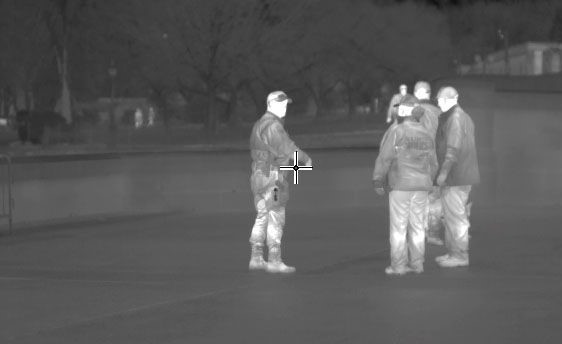
#> input picture AIThermometer/thermal_input_images/thermo1.jpg, 562 x 344 px, found by its file name
$ jupyter execute AIThermometer.ipynb
#> lines starting #> are read from the running program, lines starting #| are printed output that depends on the picture; after the words box and inside, x2 and y2 are one past the last pixel; in counts of white or black regions, pixels touching at a corner belong together
#> further down, img1 is the input picture: shape (344, 562, 3); mean B, G, R 89.6, 89.6, 89.6
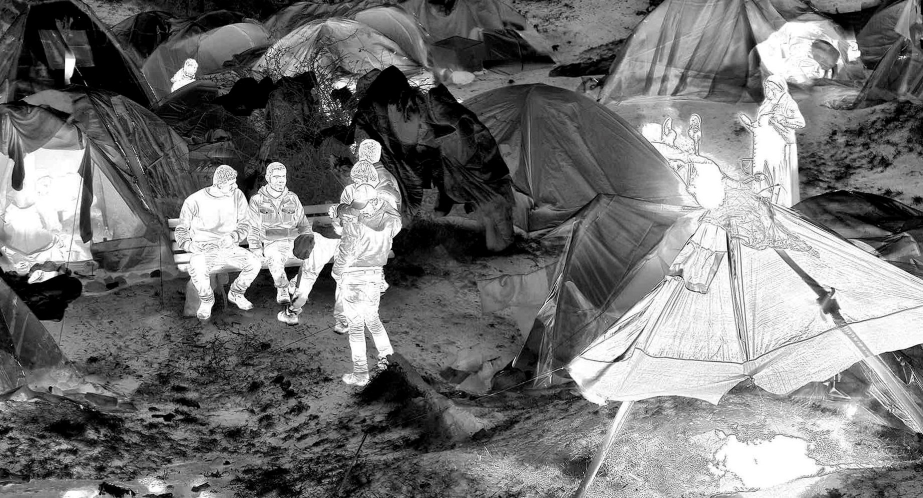
#> input picture AIThermometer/thermal_input_images/thermo2.jpg, 1846 x 996 px, found by its file name (shown at 1/2 size)
#> further down, img is the input picture: shape (996, 1846, 3); mean B, G, R 115.9, 115.9, 115.9
<a href="https://colab.research.google.com/github/rvssridatta/OpenCV/blob/main/AIThermometer/AIThermometer.ipynb" target="_parent"></a>

[cell 1]
import os
import numpy as np
import cv2

[cell 2]
base_dir = '/content'#'Computer Vision Projects/Thermal Screening Project/'
threshold = 200
area_of_box = 700        # 3000 for img input
min_temp = 102           # in fahrenheit
font_scale_caution = 1   # 2 for img input
font_scale_temp = 0.7    # 1 for img input

[cell 3]
def convert_to_temperature(pixel_avg):
  return pixel_avg/2.25

[cell 4]
def process_frame(frame):


  frame = cv2.cvtColor(frame,cv2.COLOR_BGR2RGB)
  heatmap_gray = cv2.cvtColor(frame, cv2.COLOR_RGB2GRAY)
  heatmap = cv2.applyColorMap(heatmap_gray, cv2.COLORMAP_HOT)
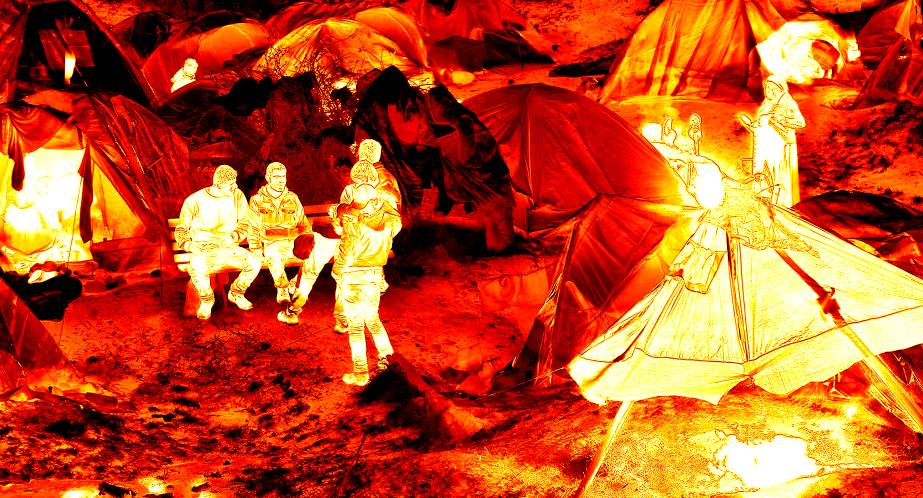
#> heatmap: shape (996, 1846, 3) (shown at 1/2 size); mean B, G, R 33.4, 80.1, 193

  #binary threshold
  _, binary_thresh = cv2.threshold(heatmap_gray, threshold, 255, cv2.THRESH_BINARY)
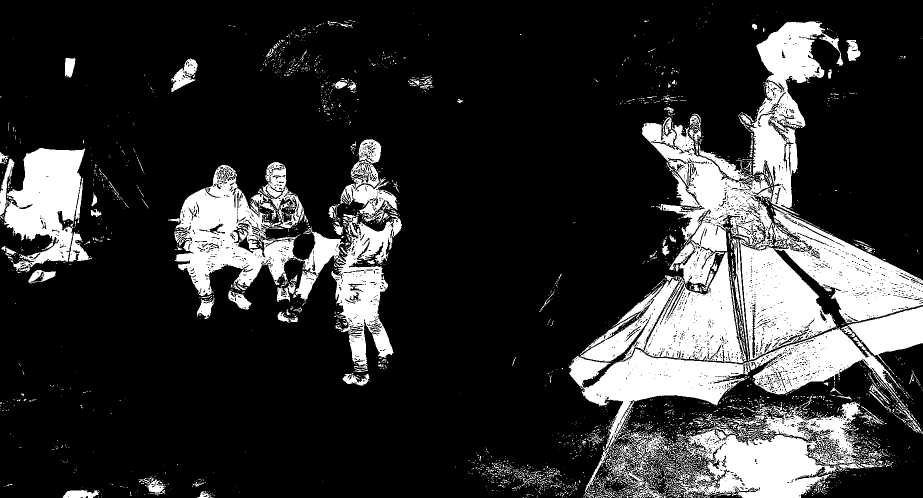
#> binary_thresh: shape (996, 1846) (shown at 1/2 size); 19.7% white; 3254 white regions (2995 under 20 px), largest, box (x1, y1, x2, y2) and area: (1284, 43, 1687, 722) 81725, (1137, 504, 1812, 996) 74096, (337, 330, 804, 741) 51809

  #image opening: erosion followed by dilation
  kernel = np.ones((3,3), np.uint8)
  image_erosion = cv2.erode(binary_thresh, kernel, iterations=1)
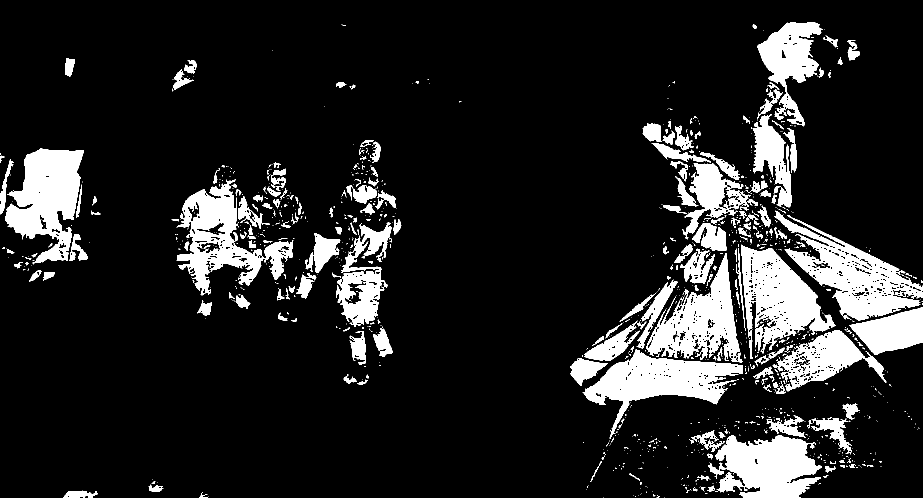
#> image_erosion: shape (996, 1846) (shown at 1/2 size); 13.4% white; 1112 white regions (882 under 20 px), largest, box (x1, y1, x2, y2) and area: (1548, 421, 1846, 642) 21406, (10, 297, 168, 529) 20736, (1165, 699, 1486, 878) 20046
  image_opening = cv2.dilate(image_erosion, kernel, iterations=1)
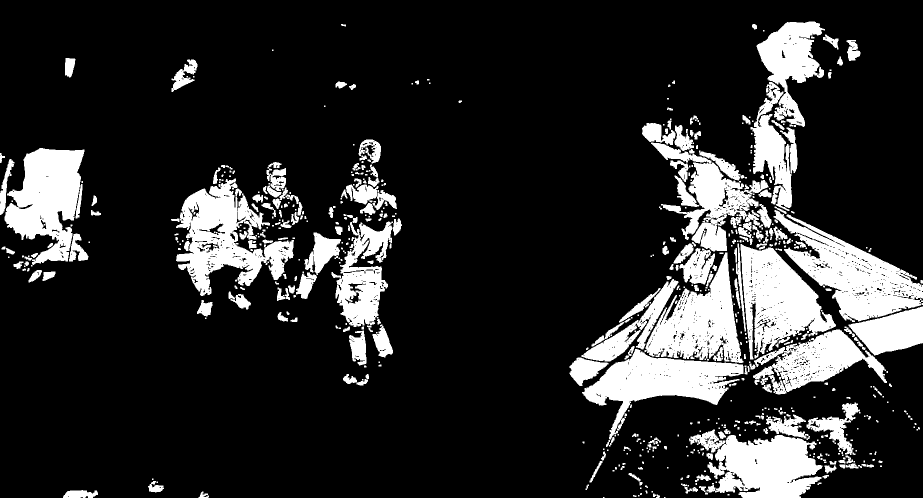
#> image_opening: shape (996, 1846) (shown at 1/2 size); 17% white; 623 white regions (288 under 20 px)

  #get contours from the image obatined by opening operation
  contours, _ = cv2.findContours(image_opening,1,2)
#> contours = 1827 contours, 1442 with area under 20; largest, box (x1, y1, x2, y2) and area: (1547, 420, 1846, 644) 26350, (352, 357, 588, 592) 25328, (1481, 488, 1672, 719) 22966, (9, 296, 169, 533) 22294, (1378, 859, 1645, 996) 21962

  image_with_rectangles =np.copy(heatmap)


  for contour in contours:
    #rectangle over each contour
    x, y, w, h = cv2.boundingRect(contour)

    #pass if the area of rectangle is not large enough
    if (w)*(h) < area_of_box:
      # print("import pdb;pdb.set_trace()")
      continue

    #mask is boolean type of matrix.
    mask = np.zeros_like(heatmap_gray)
    cv2.drawContours(mask, contour, -1, 255, -1)
    # import pdb;pdb.set_trace()

    #mean of only those pixels which are in blocks and not the whole rectangel selected
    mean = convert_to_temperature(cv2.mean(heatmap_gray, mask=mask)[0])

    #colors for rectangles and textmin_area
    temperature = round(mean, 2)
    color = (0, 255, 0) if temperature < min_temp else (255, 255, 127)

    #callback funtion if the following condition is true
    if temperature >= min_temp:
      #callback function here
      cv2.putText(image_with_rectangles, "high temp detected!!!", (35,40),
                  cv2.FONT_HERSHEY_SIMPLEX, font_scale_caution, color, 2, cv2.LINE_AA)

    #DRAW rectangles for visualisation
    image_with_rectangles = cv2.rectangle(image_with_rectangles, (x,y),(x+w, y+h), color, 2)

    # write temperature for each reactangle
    cv2.putText(image_with_rectangles, "{} F".format(temperature), (x, y),
                cv2.FONT_HERSHEY_SIMPLEX, font_scale_temp, color, 2, cv2.LINE_AA)
#> this loop made 1827 passes
#> (x, y, w, h) on passes 3, 5, 6: (136, 991, 3, 4), (1266, 990, 7, 4), (1312, 989, 8, 7)
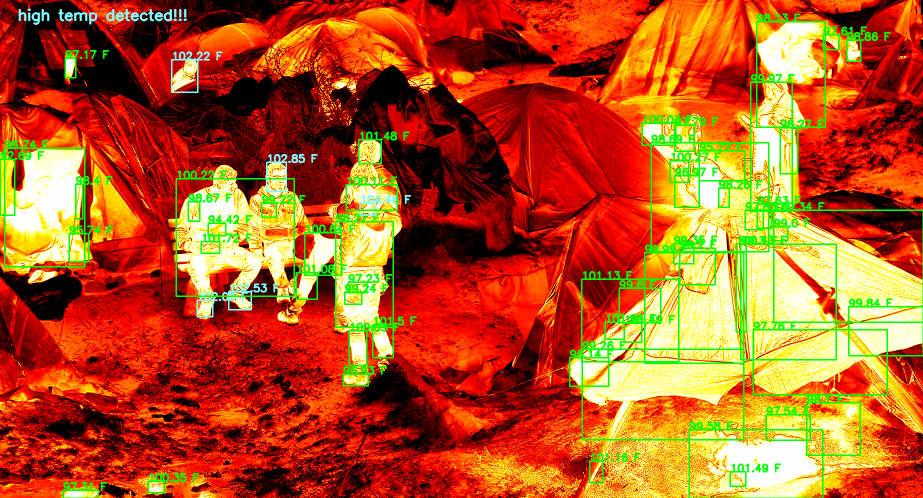
#> image_with_rectangles: shape (996, 1846, 3) (shown at 1/2 size); 6.05% of pixels changed, all inside (x1, y1, x2, y2) = (0, 17, 1846, 996)
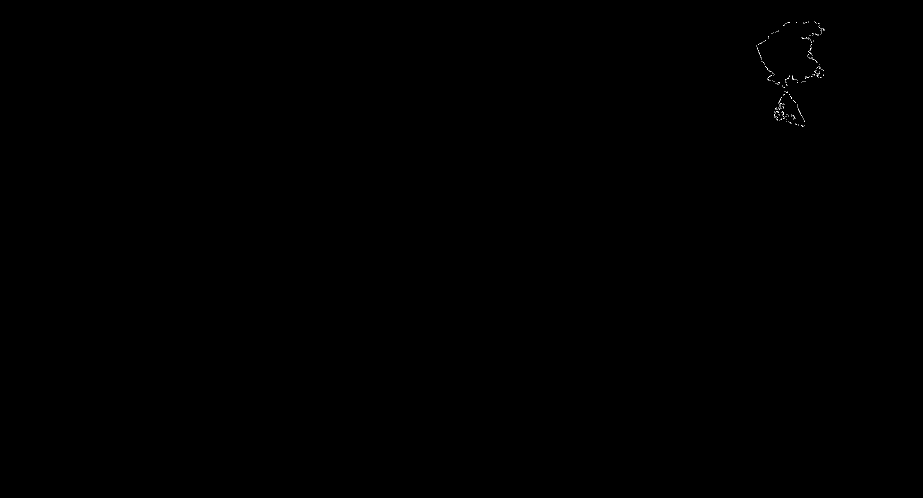
#> mask: shape (996, 1846) (shown at 1/2 size); 0.03% white in thin lines or dots, all inside (x1, y1, x2, y2) = (1513, 43, 1650, 254)

  return image_with_rectangles

[cell 5]
img1 = cv2.imread('/content/thermo1.jpg')
img = cv2.imread('/content/thermo2.jpg')

[cell 6]
from google.colab.patches import cv2_imshow

[cell 7]
#process the image
processed_img = process_frame(img)

[cell 8]
type(processed_img)

[cell 9]
height, width, _ = processed_img.shape
#> height = 996; width = 1846
dim = (int(width*0.5), int(height*0.5))
#> dim = (923, 498)

resized_img = cv2.resize(processed_img, dim, interpolation=cv2.INTER_AREA)
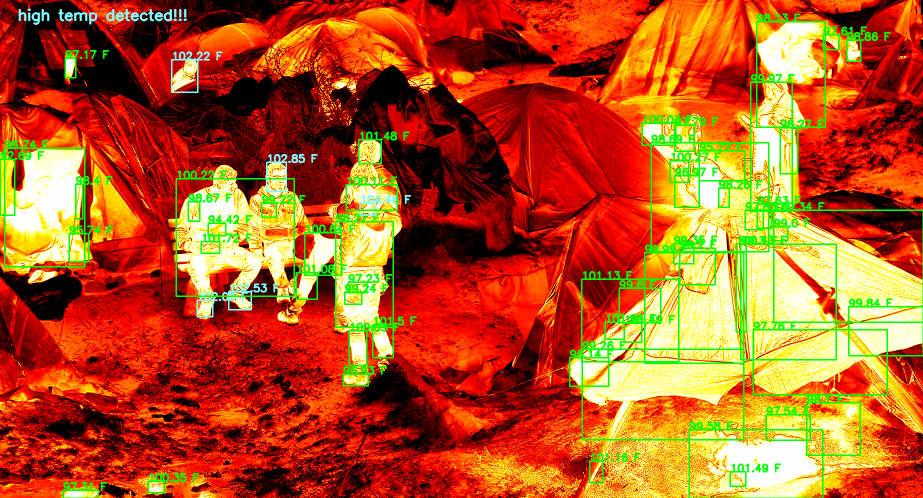
#> resized_img: shape (498, 923, 3); mean B, G, R 31.3, 85.4, 182
# cv2.imwrite(str(base_dir + "output_image.jpg"), resized_img)

# saved_img = cv2.imread(str(base_dir + '/output_image.jpg'))
cv2_imshow(resized_img)
# cv2.waitKey(0)
